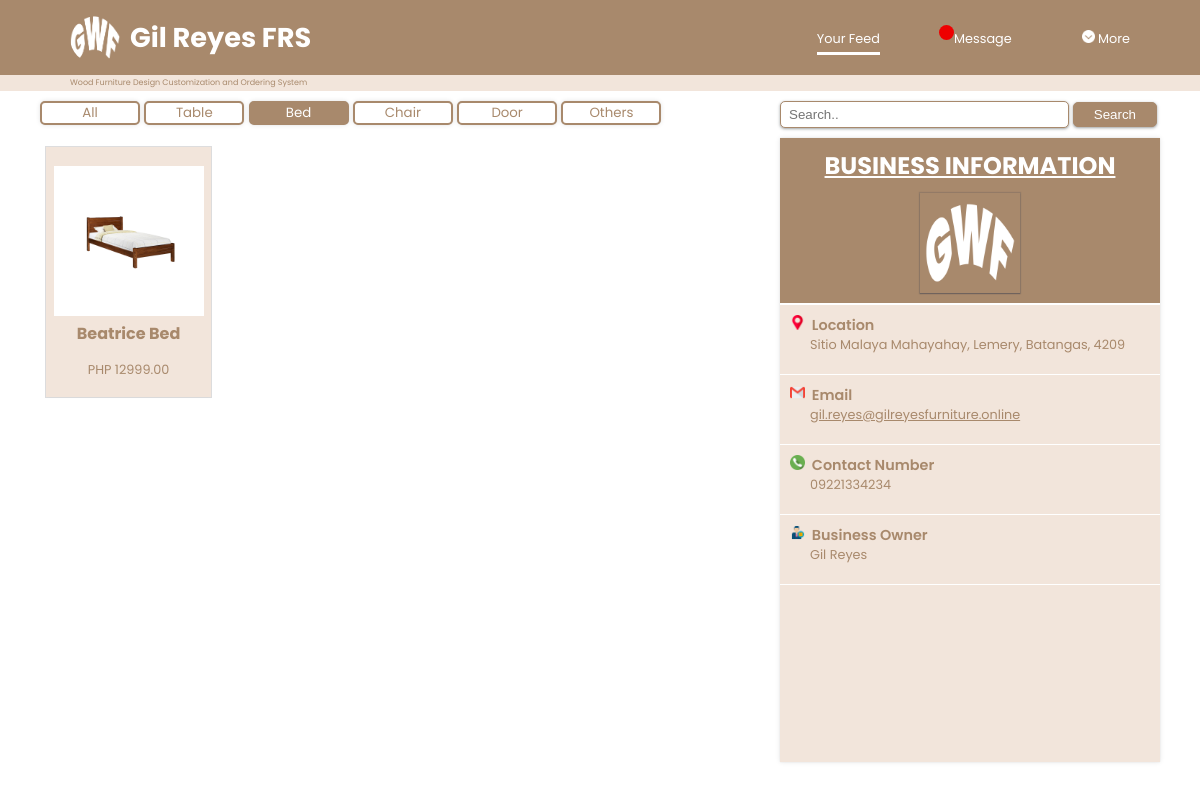
The app's page /src/sys-user/home-page/product-category/bed.php (signed in) with its own data.
### tables this page shows
CREATE TABLE `tb_product` (
  `id` int(11) NOT NULL,
  `product_name` varchar(50) NOT NULL,
  `price` int(20) NOT NULL,
  `size` varchar(15) NOT NULL,
  `p_description` text NOT NULL,
  `category` varchar(20) NOT NULL,
  `quantity` int(255) NOT NULL,
  `product_img` varchar(255) NOT NULL
);

CREATE TABLE `tb_shopinfo` (
  `id` int(11) NOT NULL,
  `name` varchar(50) NOT NULL,
  `address` varchar(50) NOT NULL,
  `email` varchar(50) NOT NULL,
  `contact_no` varchar(15) NOT NULL,
  `profile_pic` varchar(255) NOT NULL
);

### src/php-database/select-bed.php (called while the page is built)
<?php
    require_once 'dbconnect.php';
    $query = "SELECT * FROM tb_product WHERE category = 'Bed' AND quantity > 0 ORDER BY id DESC";
    $result = mysqli_query($conn, $query);
?>

### src/php-database/shopinfo.php (called while the page is built)
<?php
    require_once 'dbconnect.php';
    $query = "SELECT * FROM tb_shopinfo";
    $result = mysqli_query($conn, $query);
?>

### src/sys-user/home-page/product-category/bed.php (the view, shortened to what this page needs)
<?php include '../../../php-database/user-session.php'; ?>
<!DOCTYPE html>
<html lang="en">
<head>
    <link rel="stylesheet" href="../userhome.css?v=<?php echo time(); ?>">
</head>
<body>
    <header>
        <div class="app-name">
            <a href="">
                <img src="../../../../image/logo.png" alt="">
                <h1>Gil Reyes FRS</h1>
            </a>
        </div>
        <nav class="block">
            <a href="" class="a" style="border-bottom: 3px solid white; padding-bottom: 5px;">Your Feed</a>
            <a href="../../message-page/userMessage.php" class="a"><span class="your_div"></span>Message</a>
            <div class="dropdown" style="float:right;">
                <a class="dropbtn"><img src="../../../../image/icon/down-chevron.png" alt="" width="13px" height="13px"> More</a>
            </div>
        </nav>
    </header>
    <div class="divider">
        <p>Wood Furniture Design Customization and Ordering System</p>
    </div>
    <main>
        <div class="container">
            <section class="product-cont">
                <div class="category">
                    <button onclick="window.location.href='../userhome.php';">All</button>
                    <button onclick="window.location.href='table.php';">Table</button>
                    <button class="active" onclick="window.location.href='bed.php';">Bed</button>
                    <button onclick="window.location.href='chair.php';">Chair</button>
                    <button onclick="window.location.href='door.php';">Door</button>
                    <button onclick="window.location.href='others.php';">Others</button>
                </div>
                <div class="product">
                    <?php
                        include '../../../php-database/select-bed.php';
                    ?>
                    <div class="display-div">
                        <?php
                            while ($row = mysqli_fetch_assoc($result))
                            {
                        ?>
                                <div class="prod-display" onclick="window.location.href='../../getproduct-page/get-product.php?id=<?php echo $row['id']; ?> & product_name=<?php echo $row['product_name']; ?> & price=<?php echo $row['price']; ?> & size=<?php echo $row['size']; ?> & p_description=<?php echo $row['p_description']; ?> & category=<?php echo $row['category']; ?> & product_img=<?php echo $row['product_img']; ?>';">
                                    <div class="prod-img">
                                        <img src="../../../sys-admin/product-page/<?php echo $row['product_img']; ?>" alt="" width="100px">
                                    </div>
                                    <div class="pname">
                                        <h4><?php echo $row['product_name']; ?></h3>
                                    </div>
                                    <p>PHP <?php echo $row['price']; ?>.00</p>
                                </div>
                        <?php
                            }
                        ?>
                    </div>
                </div>
            </section>
            <section class="shopinfo-cont">
                <div class="search-bar">
                    <form action="../../product-search/product-search.php" method=POST>
                        <input type="text" placeholder="Search.." name="valueToSearch" required>
                        <button type="submit" name="search">Search</button>
                    </form>
                </div>
                <div class="shopinfo" id="shopinfo">
                    <?php include '../../../php-database/shopinfo.php';
                        while($row = mysqli_fetch_assoc($result)) {
                    ?>
                    <h1><u>BUSINESS INFORMATION</u></h1>
                    <div class="profile-pic">
                        <img src="../../../../image/logo.png" alt="" width="100px" height="100px">
                    </div>
                    <h3><img src="../../../../image/icon/placeholder.png" alt="" width="15" height="15">&nbsp&nbspLocation</h3>
                    <p><?php echo $row["address"]; ?></p>
                    <div class="info-line"></div>
                    <h3><img src="../../../../image/icon/gmail.png" alt="" width="15" height="15">&nbsp&nbspEmail</h3>
                    <a href="mailto:<?php echo $row['email']; ?>"><p><?php echo $row["email"]; ?></p></a>
                    <div class="info-line"></div>
                    <h3><img src="../../../../image/icon/phone (1).png" alt="" width="15" height="15">&nbsp&nbspContact Number</h3>
                    <p><?php echo $row["contact_no"]; ?></p>
                    <div class="info-line"></div>
                    <h3><img src="../../../../image/icon/owner.png" alt="" width="15" height="15">&nbsp&nbspBusiness Owner</h3>
                    <p><?php echo $row["name"]; ?></p>
                    <div class="info-line"></div>
                    <?php } ?>
                </div>
            </section>
        </div>
    </main>
</body>
</html>

### records on screen
tb_product: product_img (picture), product_name "Beatrice Bed", price "12999"
tb_shopinfo: address "Sitio Malaya Mahayahay, Lemery, Batangas, 4209", email "gil.reyes@gilreyesfurniture.online", contact_no "09221334234", name "Gil Reyes"
